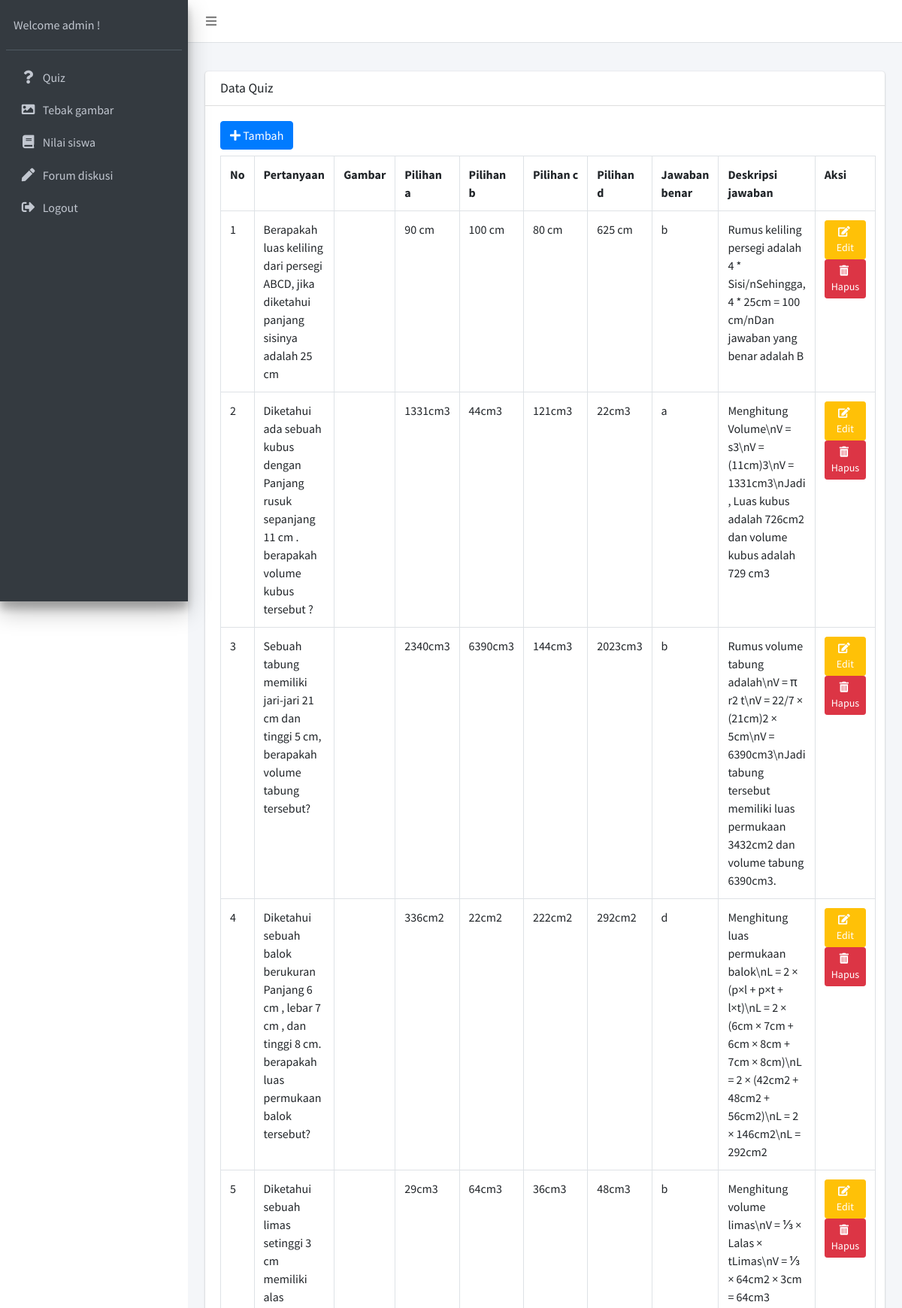
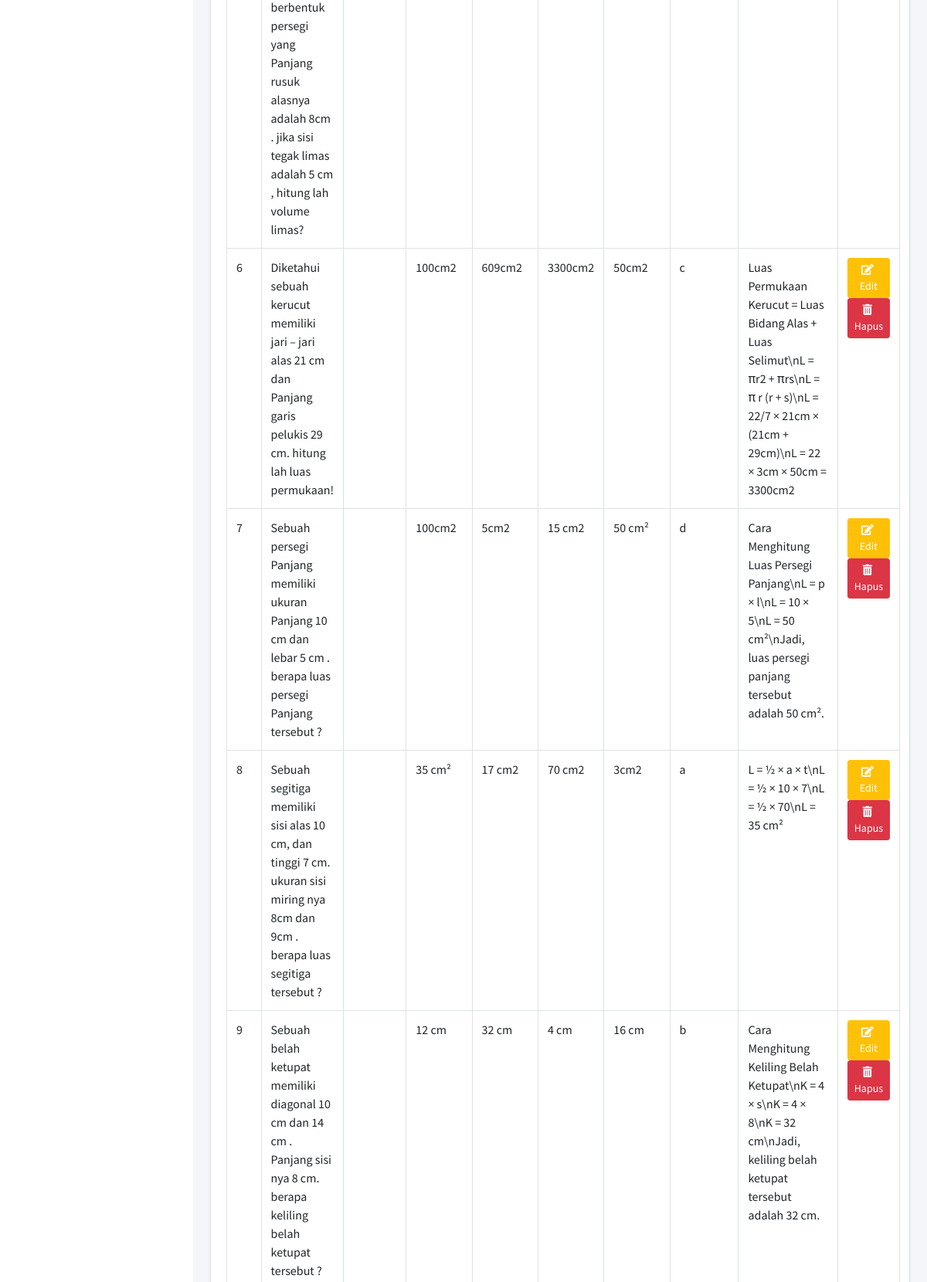
Page /quiz_list.php (signed in, upper part) on the committed database (2 pictures, top to bottom).
### tables this page shows
CREATE TABLE `answers` (
  `id` int(11) NOT NULL,
  `quizId` int(11) NOT NULL,
  `a` varchar(255) NOT NULL,
  `b` varchar(255) NOT NULL,
  `c` varchar(255) NOT NULL,
  `d` varchar(255) NOT NULL,
  `correct` varchar(20) NOT NULL,
  `description` varchar(255) DEFAULT NULL
);

CREATE TABLE `quiz` (
  `id` int(11) NOT NULL,
  `type` varchar(20) NOT NULL,
  `question` varchar(255) NOT NULL,
  `img` varchar(255) NOT NULL
);

### config/controller.php (called while the page is built, shortened)
<?php
function select($query)
{
    global $db;
    $result = mysqli_query($db, $query);
    $rows = [];
    while ($row = mysqli_fetch_assoc($result)) {
        $rows[] = $row;
    }
    return $rows;
}

### quiz_list.php (the view, shortened to what this page needs)
<?php
include 'layout/header-admin.php';
if (isset($_SESSION['username'])) {
  $fields = select("SELECT * FROM quiz q INNER JOIN answers a ON q.id = a.quizId WHERE q.type != 'tebak_gambar'");
?>
  <div class="content-wrapper">
    <div class="content-header">
    </div>
    <section class="content">
      <div class="container-fluid">
        <section class="content">
          <div class="container-fluid">
            <div class="row">
              <div class="col-12">
                <div class="card">
                  <div class="card-header">
                    <h3 class="card-title">Data Quiz</h3>
                  </div>
                  <div class="card-body">
                    <a href="tambah-quiz.php" class="btn btn-primary btn-small mb-2"> <i class="fas fa-plus"></i> Tambah</a>
                    <table class="table table-bordered table-hover">
                      <tr>
                        <th>No</th>
                        <th>Pertanyaan</th>
                        <th>Gambar</th>
                        <th>Pilihan a</th>
                        <th>Pilihan b</th>
                        <th>Pilihan c</th>
                        <th>Pilihan d</th>
                        <th>Jawaban benar</th>
                        <th>Deskripsi jawaban</th>
                        <th>Aksi</th>
                      </tr>
                      <?php $no = 1; ?>
                      <?php foreach ($fields as $field) : ?>
                        <tr>
                          <td> <?= $no++; ?> </td>
                          <td> <?= $field['question']; ?> </td>
                          <td> <img width="120px" src="<?= $field['img']; ?>" alt="" srcset=""> </td>
                          <td><?= $field['a']; ?></td>
                          <td><?= $field['b']; ?></td>
                          <td><?= $field['c']; ?></td>
                          <td><?= $field['d']; ?></td>
                          <td><?= $field['correct']; ?></td>
                          <td><?= $field['description']; ?></td>
                          <td width="160px" class="text-center">
                            <a href="ubah-pilihan_ganda.php?id=<?= $field['quizId']; ?>" class="btn btn-sm btn-warning" style="color: white;"><i class="fas fa-edit" style="margin-right: 3px;"></i>Edit</a>
                            <a href="hapus-quiz.php?id=<?= $field['quizId']; ?>" class="btn btn-sm btn-danger" onclick="return confirm('Yakin ingin mengahapus data field keluar ini ?')"><i class="fas fa-trash-alt" style="margin-right: 3px;"></i>Hapus</a>
                          </td>
                        </tr>
                      <?php endforeach; ?>
                    </table>
                  </div>
                </div>
              </div>
            </div>
          </div>
        </section>
      </div>
  </div>
<?php
} else {
  header("Location: login-admin.php");
  exit();
}
include 'layout/footer-admin.php';
?>

### rows in the picture
answers: quizId.question "Berapakah luas keliling dari persegi ABCD, jika diketahui panjang sisinya adalah 25 cm", a "90 cm", b "100 cm", c "80 cm", d "625 cm", correct "b", description "Rumus keliling persegi adalah 4 * Sisi/nSehingga, 4 * 25cm = 100 cm/nDan jawaban yang benar adalah B"
answers: quizId.question "Diketahui ada sebuah kubus dengan Panjang rusuk sepanjang 11 cm . berapakah volume kubus tersebut ?", a "1331cm3", b "44cm3", c "121cm3", d "22cm3", correct "a", description "Menghitung Volume\\nV = s3\\nV = (11cm)3\\nV = 1331cm3\\nJadi , Luas kubus adalah 726cm2 dan volume kubus adalah 729 cm3"
answers: quizId.question "Sebuah tabung memiliki jari-jari 21 cm dan tinggi 5 cm, berapakah volume tabung tersebut?", a "2340cm3", b "6390cm3", c "144cm3", d "2023cm3", correct "b", description "Rumus volume tabung adalah\\nV = π r2 t\\nV = 22/7 × (21cm)2 × 5cm\\nV = 6390cm3\\nJadi tabung tersebut memiliki luas permukaan 3432cm2 dan volume tabung 6390cm3."
answers: quizId.question "Diketahui sebuah balok berukuran Panjang 6 cm , lebar 7 cm , dan tinggi 8 cm. berapakah luas permukaan balok tersebut?", a "336cm2", b "22cm2", c "222cm2", d "292cm2", correct "d", description "Menghitung luas permukaan balok\\nL = 2 × (p×l + p×t + l×t)\\nL = 2 × (6cm × 7cm + 6cm × 8cm + 7cm × 8cm)\\nL = 2 × (42cm2 + 48cm2 + 56cm2)\\nL = 2 × 146cm2\\nL = 292cm2"
answers: quizId.question "Diketahui sebuah limas setinggi 3 cm memiliki alas berbentuk persegi yang Panjang rusuk alasnya adalah 8cm . jika sisi tegak limas adalah 5 cm , hitung lah volume limas?", a "29cm3", b "64cm3", c "36cm3", d "48cm3", correct "b", description "Menghitung volume limas\\nV = ⅓ × Lalas × tLimas\\nV = ⅓ × 64cm2 × 3cm = 64cm3"
answers: quizId.question "Diketahui sebuah kerucut memiliki jari – jari alas 21 cm dan Panjang garis pelukis 29 cm. hitung lah luas permukaan!", a "100cm2", b "609cm2", c "3300cm2", d "50cm2", correct "c", description "Luas Permukaan Kerucut = Luas Bidang Alas + Luas Selimut\\nL = πr2 + πrs\\nL = π r (r + s)\\nL = 22/7 × 21cm × (21cm + 29cm)\\nL = 22 × 3cm × 50cm = 3300cm2"
answers: quizId.question "Sebuah persegi Panjang memiliki ukuran Panjang 10 cm dan lebar 5 cm . berapa luas persegi Panjang tersebut ?", a "100cm2", b "5cm2", c "15 cm2", d "50 cm²", correct "d", description "Cara Menghitung Luas Persegi Panjang\\nL = p × l\\nL = 10 × 5\\nL = 50 cm²\\nJadi, luas persegi panjang tersebut adalah 50 cm²."
answers: quizId.question "Sebuah segitiga memiliki sisi alas 10 cm, dan tinggi 7 cm. ukuran sisi miring nya 8cm dan 9cm . berapa luas segitiga tersebut ?", a "35 cm²", b "17 cm2", c "70 cm2", d "3cm2", correct "a", description "L = ½ × a × t\\nL = ½ × 10 × 7\\nL = ½ × 70\\nL = 35 cm²"
answers: quizId.question "Sebuah belah ketupat memiliki diagonal 10 cm dan 14 cm . Panjang sisi nya 8 cm. berapa keliling belah ketupat tersebut ?", a "12 cm", b "32 cm", c "4 cm", d "16 cm", correct "b", description "Cara Menghitung Keliling Belah Ketupat\\nK = 4 × s\\nK = 4 × 8\\nK = 32 cm\\nJadi, keliling belah ketupat tersebut adalah 32 cm."

### other values in the picture
$_SESSION['username'] "admin"
